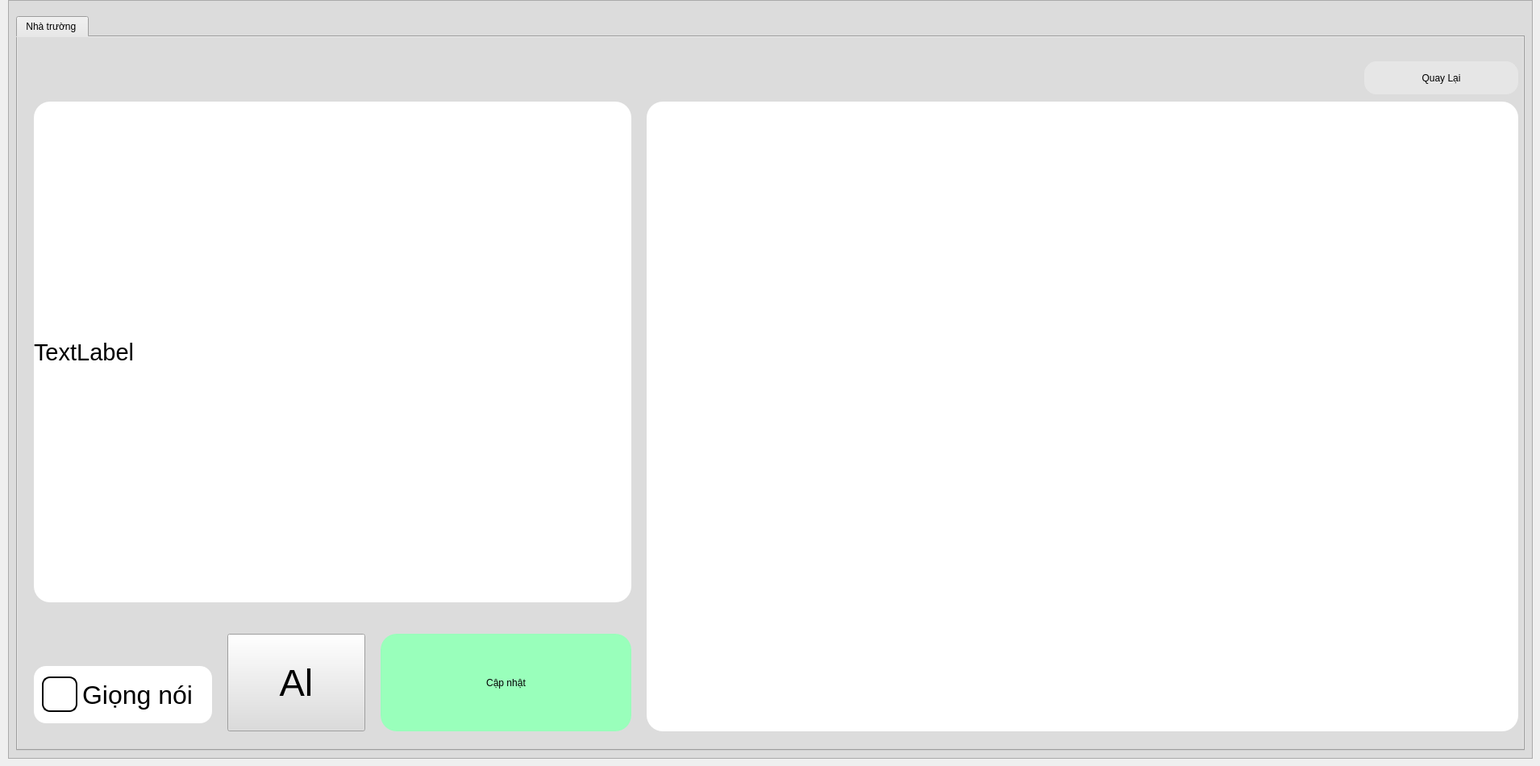
    <widget class="QWidget" name="page_tra_cuu">
     <widget class="QFrame" name="frame_14">
      <property name="geometry">
       <rect>
        <x>10</x>
        <y>0</y>
        <width>1891</width>
        <height>941</height>
       </rect>
      </property>
      <property name="styleSheet">
       <string notr="true">background-color: rgb(220, 220, 220);</string>
      </property>
      <property name="frameShape">
       <enum>QFrame::StyledPanel</enum>
      </property>
      <property name="frameShadow">
       <enum>QFrame::Raised</enum>
      </property>
      <widget class="QTabWidget" name="tab_danh_sach_2">
       <property name="geometry">
        <rect>
         <x>10</x>
         <y>20</y>
         <width>1871</width>
         <height>911</height>
        </rect>
       </property>
       <property name="styleSheet">
        <string notr="true">boder-radius : 15px</string>
       </property>
       <property name="currentIndex">
        <number>0</number>
       </property>
       <widget class="QWidget" name="tab_nha_truong_2">
        <attribute name="title">
         <string>Nhà trường </string>
        </attribute>
        <widget class="QLabel" name="tra_loi_tc_nha_truong_4">
         <property name="geometry">
          <rect>
           <x>20</x>
           <y>80</y>
           <width>741</width>
           <height>621</height>
          </rect>
         </property>
         <property name="font">
          <font>
           <pointsize>22</pointsize>
          </font>
         </property>
         <property name="styleSheet">
          <string notr="true">background-color: white;
border-radius:20px;</string>
         </property>
         <property name="text">
          <string>TextLabel</string>
         </property>
        </widget>
        <widget class="QListWidget" name="tc_nha_truong_2">
         <property name="geometry">
          <rect>
           <x>780</x>
           <y>80</y>
           <width>1081</width>
           <height>781</height>
          </rect>
         </property>
         <property name="font">
          <font>
           <pointsize>20</pointsize>
          </font>
         </property>
         <property name="styleSheet">
          <string notr="true">background-color: white;
border-radius:20px;</string>
         </property>
        </widget>
        <widget class="QPushButton" name="bt_tc_cap_nhat_4">
         <property name="geometry">
          <rect>
           <x>450</x>
           <y>740</y>
           <width>311</width>
           <height>121</height>
          </rect>
         </property>
         <property name="styleSheet">
          <string notr="true">QPushButton#bt_tc_cap_nhat_4{
	background-color: rgb(153, 255, 187);

color:rgba(0, 0, 0, 255);
border-radius:20px;
	
	font: 75 35pt &quot;MS Shell Dlg 2&quot;;
}
QPushButton#bt_tc_cap_nhat_4:hover{
	background-color: qlineargradient(spread:pad, x1:0, y1:0, x2:1, y2:0, stop:0 rgba(58, 255, 255, 255), stop:1 rgba(58, 192, 255, 255));

}
QPushButton#bt_tc_cap_nhat_4:pressed{

 padding-left:5px;
 padding-top:5px;
 background-color:rgba(58, 192, 200, 255);


}</string>
         </property>
         <property name="text">
          <string>Cập nhật</string>
         </property>
         <property name="icon">
          <iconset>
           <normaloff>../../../../../media/duy/USB_16G/.designer/images/list_flation.png</normaloff>../../../../../media/duy/USB_16G/.designer/images/list_flation.png</iconset>
         </property>
         <property name="iconSize">
          <size>
           <width>70</width>
           <height>70</height>
          </size>
         </property>
        </widget>
        <widget class="QPushButton" name="bt_back_tc_nha_truong_4">
         <property name="geometry">
          <rect>
           <x>1670</x>
           <y>30</y>
           <width>191</width>
           <height>41</height>
          </rect>
         </property>
         <property name="styleSheet">
          <string notr="true">QPushButton#bt_back_tc_nha_truong_4{
     border-radius: 15px;
	font: 75 23pt &quot;MS Shell Dlg 2&quot;;
	border: 1px solid rgb(230, 230, 230);
background-color: rgb(230, 230, 230);

}
QPushButton#bt_back_tc_nha_truong_4:pressed{
background-color: qlineargradient(spread:pad, x1:0, y1:0, x2:1, y2:0, stop:0 rgba(58, 192, 255, 219), stop:1 rgba(58, 192, 255, 226));

}
QPushButton#bt_back_tc_nha_truong_4:pressed{
padding-left :2px;
padding-top :2px;

	background-color: rgb(58, 192, 255);
}

</string>
         </property>
         <property name="text">
          <string>Quay Lại</string>
         </property>
         <property name="icon">
          <iconset>
           <normaloff>../../../../../media/duy/USB_16G/.designer/images/quaylai_xoafont.png</normaloff>../../../../../media/duy/USB_16G/.designer/images/quaylai_xoafont.png</iconset>
         </property>
         <property name="iconSize">
          <size>
           <width>30</width>
           <height>30</height>
          </size>
         </property>
        </widget>
        <widget class="QCheckBox" name="checkBox_giong_noi_5">
         <property name="geometry">
          <rect>
           <x>20</x>
           <y>780</y>
           <width>221</width>
           <height>71</height>
          </rect>
         </property>
         <property name="font">
          <font>
           <family>MS Shell Dlg 2</family>
           <pointsize>24</pointsize>
           <weight>9</weight>
           <italic>false</italic>
           <bold>false</bold>
          </font>
         </property>
         <property name="styleSheet">
          <string notr="true">QCheckBox{
	background-color: rgb(255, 255, 255);
	border-radius: 15px;
font: 75 24pt &quot;MS Shell Dlg 2&quot;;
}
QCheckBox:hover{
padding-left :2px;
padding-top :2px;

}
QCheckBox::indicator {
    
    border-radius: 10px; /* Đặt độ cong cho ô tích */
    width: 40px; /* Đặt chiều rộng của ô tích */
    height: 40px; /* Đặt chiều cao của ô tích */
	border: 2px solid rgb(0, 0, 0);
	position: absolute; /* Sử dụng position để định vị */
    top: 0; /* Di chuyển indicator lên phía trên */
left:10;
}

QCheckBox::indicator:unchecked{
	background-color: rgb(255, 255, 255);

}
QCheckBox::indicator:checked{
	
	
background-color: rgb(106, 255, 153);

}


</string>
         </property>
         <property name="text">
          <string>Giọng nói</string>
         </property>
        </widget>
        <widget class="QPushButton" name="bt_tc_ai">
         <property name="geometry">
          <rect>
           <x>260</x>
           <y>740</y>
           <width>171</width>
           <height>121</height>
          </rect>
         </property>
         <property name="font">
          <font>
           <family>MS Shell Dlg 2</family>
           <pointsize>35</pointsize>
           <weight>9</weight>
           <italic>false</italic>
           <bold>false</bold>
          </font>
         </property>
         <property name="styleSheet">
          <string notr="true">QPushButton#bt_tc_ai{
	background-color: rgb(255, 96, 84);

color:rgba(0,0,0,255);
border-radius:20px;
	
	font: 75 35pt &quot;MS Shell Dlg 2&quot;;
}

QPushButton#bt_tc_ai:pressed{

 padding-left:5px;
 padding-top:5px;
 background-color:rgba(58, 192, 200, 255);


}r</string>
         </property>
         <property name="text">
          <string>Al</string>
         </property>
         <property name="icon">
          <iconset>
           <normaloff>../../../Downloads/.designer/images/list_flation.png</normaloff>../../../Downloads/.designer/images/list_flation.png</iconset>
         </property>
         <property name="iconSize">
          <size>
           <width>70</width>
           <height>70</height>
          </size>
         </property>
        </widget>
       </widget>
      </widget>
     </widget>
    </widget>
